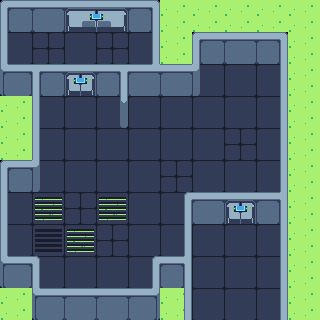

This is a level from a 2D game, rendered from its Tiled map with the project's own tilesets. A one-line summary and the complete map file follow:
An orthogonal 10x10 tile map with 32x32 px tiles, 5 tile layers (AcidFloor, Floor, BackWall, Walls, ...), 6 tilesets and 5 objects (4x chest, garbage).

<map version="1.10" tiledversion="1.10.2" orientation="orthogonal" renderorder="right-down" width="10" height="10" tilewidth="32" tileheight="32" infinite="0" nextlayerid="10" nextobjectid="25">
 <tileset firstgid="1" source="tileset x1..tsx" />
 <tileset firstgid="852" name="props and items x1" tilewidth="32" tileheight="32" tilecount="528" columns="24">
  <image source="../../assets/Props and Items/props and items x1.png" width="768" height="704" />
 </tileset>
 <tileset firstgid="1380" name="npc x1" tilewidth="32" tileheight="32" tilecount="18" columns="6">
  <image source="../../assets/NPC/npc x1.png" width="192" height="96" />
 </tileset>
 <tileset firstgid="1398" name="enemies x1" tilewidth="32" tileheight="32" tilecount="160" columns="10">
  <image source="../../assets/Enemies/enemies x1.png" width="320" height="512" />
 </tileset>
 <tileset firstgid="1558" name="color palette (Dungeon Lite)" tilewidth="14" tileheight="14" tilecount="72" columns="12" tilerendersize="grid">
  <image source="../../assets/color palette (Dungeon Lite).png" width="168" height="84" />
 </tileset>
 <tileset firstgid="1630" name="Props" tilewidth="32" tileheight="32" tilecount="11" columns="0">
  <grid orientation="orthogonal" width="1" height="1" />
  <tile id="3" x="0" y="0" width="32" height="32">
   <image width="768" height="704" source="../../assets/Props and Items/props and items x1.png" />
  </tile>
  <tile id="4" x="32" y="0" width="32" height="32">
   <image width="768" height="704" source="../../assets/Props and Items/props and items x1.png" />
  </tile>
  <tile id="13" x="224" y="0" width="32" height="32">
   <image width="768" height="704" source="../../assets/Props and Items/props and items x1.png" />
  </tile>
  <tile id="14" x="0" y="32" width="32" height="32">
   <image width="768" height="704" source="../../assets/Props and Items/props and items x1.png" />
  </tile>
  <tile id="15" x="32" y="32" width="32" height="32">
   <image width="768" height="704" source="../../assets/Props and Items/props and items x1.png" />
  </tile>
  <tile id="16" x="96" y="32" width="32" height="32">
   <image width="768" height="704" source="../../assets/Props and Items/props and items x1.png" />
  </tile>
  <tile id="17" x="128" y="32" width="32" height="32">
   <image width="768" height="704" source="../../assets/Props and Items/props and items x1.png" />
  </tile>
  <tile id="18" x="352" y="192" width="32" height="32">
   <image width="768" height="704" source="../../assets/Props and Items/props and items x1.png" />
  </tile>
  <tile id="19" x="384" y="192" width="32" height="32">
   <properties>
    <property name="TileSizeX" type="float" value="32" />
    <property name="TileSizeY" type="float" value="32" />
   </properties>
   <image width="768" height="704" source="../../assets/Props and Items/props and items x1.png" />
  </tile>
  <tile id="20" x="416" y="192" width="32" height="32">
   <image width="768" height="704" source="../../assets/Props and Items/props and items x1.png" />
  </tile>
  <tile id="21" x="448" y="192" width="32" height="32">
   <image width="768" height="704" source="../../assets/Props and Items/props and items x1.png" />
  </tile>
 </tileset>
 <layer id="7" name="AcidFloor" width="10" height="10">
  <data encoding="csv">
0,0,0,0,0,147,147,147,147,147,
0,0,0,0,0,147,0,0,0,147,
0,0,0,0,0,0,0,0,0,147,
147,0,0,0,0,0,0,0,0,147,
147,0,0,0,0,0,0,0,0,147,
0,0,0,0,0,0,0,0,0,147,
0,0,0,0,0,0,0,0,0,147,
0,0,0,0,0,0,0,0,0,147,
0,0,0,0,0,0,0,0,0,147,
147,0,0,0,0,147,0,0,0,147
</data>
 </layer>
 <layer id="1" name="Floor" width="10" height="10">
  <data encoding="csv">
0,0,0,0,0,0,0,0,0,0,
72,71,72,71,72,0,0,0,0,0,
107,72,71,107,72,0,72,72,72,0,
0,72,72,72,72,72,72,72,72,0,
0,72,72,72,72,72,72,71,72,0,
0,72,72,72,72,71,72,72,72,0,
72,74,71,74,72,72,0,0,0,0,
72,70,74,71,72,72,72,72,72,0,
72,72,72,72,72,72,72,72,72,0,
0,72,72,72,72,0,72,72,72,0
</data>
 </layer>
 <layer id="9" name="BackWall" width="10" height="10">
  <data encoding="csv">
39,6,0,0,9,0,0,0,0,0,
0,0,0,0,0,0,3,6,9,0,
0,5,0,7,269,270,0,0,0,0,
0,0,0,0,0,0,0,0,0,0,
0,0,0,0,0,0,0,0,0,0,
3,0,0,0,0,0,0,0,0,0,
0,0,0,0,0,0,270,0,232,0,
0,0,0,0,0,0,0,0,0,0,
0,0,0,0,0,0,0,0,0,0,
0,0,0,0,0,0,0,0,0,0
</data>
 </layer>
 <objectgroup id="8" name="Objects">
  <object id="12" name="chest" gid="1648" x="123.333" y="51" width="32" height="32" />
  <object id="14" name="chest" gid="1649" x="252" y="83.6667" width="32" height="32" />
  <object id="15" name="chest" gid="1651" x="222.333" y="83.3333" width="32" height="32" />
  <object id="16" name="chest" gid="1650" x="246.667" y="95" width="32" height="32" />
  <object id="18" name="garbage" gid="1633" x="193.333" y="89" width="32" height="32" />
 </objectgroup>
 <layer id="2" name="Walls" width="10" height="10">
  <data encoding="csv">
0,0,0,0,0,0,0,0,0,0,
76,0,0,0,306,0,0,0,0,0,
335,0,0,0,0,0,40,0,306,0,
0,298,0,121,0,0,0,0,306,0,
0,298,0,0,0,0,0,0,306,0,
0,40,0,0,0,0,0,0,306,0,
76,0,0,0,0,342,0,0,0,0,
76,0,0,0,0,306,0,0,306,0,
335,336,0,0,342,232,0,0,306,0,
0,373,376,376,379,306,0,0,306,0
</data>
 </layer>
 <layer id="3" name="Doors" width="10" height="10">
  <data encoding="csv">
128,0,1140,1141,0,0,0,0,0,0,
128,128,128,0,0,0,0,0,0,0,
0,0,1260,128,128,0,0,0,0,0,
0,0,0,0,128,128,0,0,0,0,
0,0,0,0,0,128,128,0,0,0,
0,0,0,0,0,0,128,128,0,0,
0,0,0,0,0,0,0,1260,0,0,
0,0,0,0,0,0,0,0,128,0,
0,0,0,0,0,0,0,0,128,0,
0,0,0,0,0,0,0,0,128,128
</data>
 </layer>
</map>
